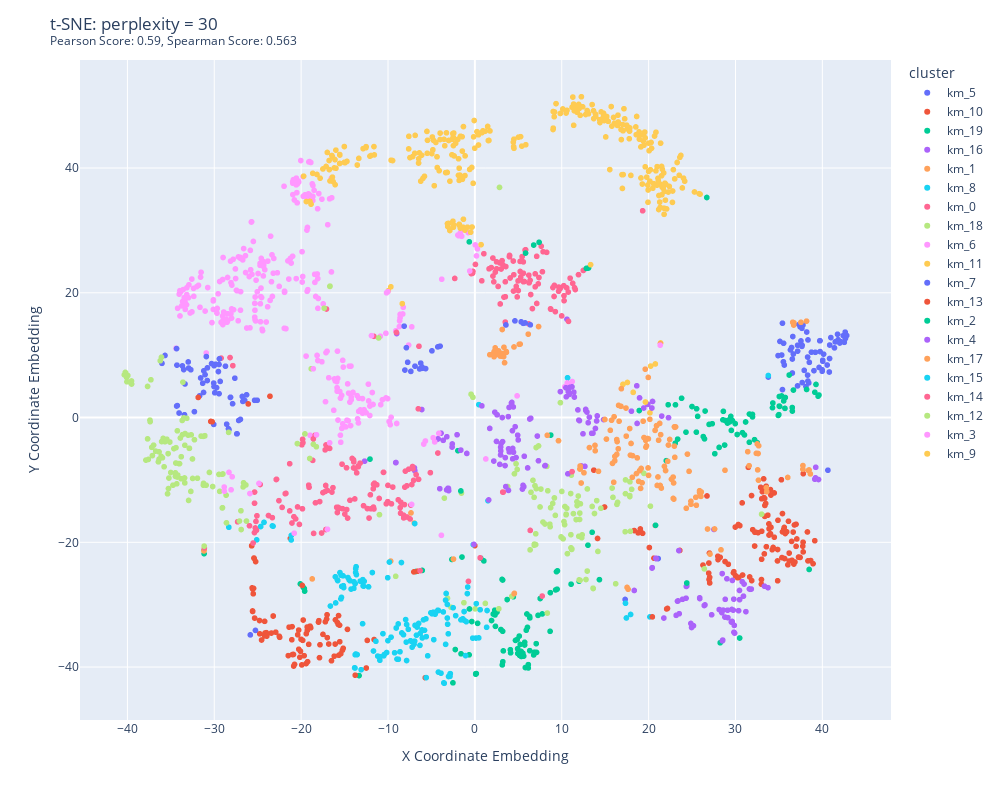

Notebook code for this chart:
### Code cell
perplexity = 30
title = f"t-SNE: perplexity = {perplexity}"
filename = os.path.join(output_directory, title + ".html")
feature_ids = extract_feature_ids_from_spectra(pipeline.spectra_matchms)
class_assignments = [str(cluster) for cluster in  pipeline.kmedoid_grid[3].cluster_assignments] # iloc3 --> k = 20
visualized_classes = select_random_subset_of_classes(class_assignments, 20)
figure = generate_tsne_variant(distances, perplexity, feature_ids, visualized_classes,  title)
figure.show()
figure.write_html(filename)
figure.write_image(os.path.join(output_directory, title + ".pdf"), width = "1000", height="800")
